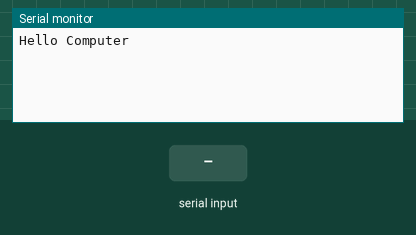
Simulated run of this sketch. Board: Arduino Mega 2560, built with avr-gcc and run on an emulated ATmega2560. Parts: the last lines printed to the serial monitor. The inputs (shaded band) are chosen by the test bench.

Above: at 1.2 s.
1.3 s: "90,45\n" received over the second serial link
At 1.7 s:
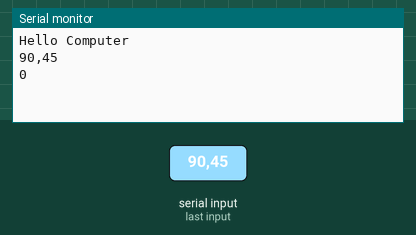
2.8 s: "30,150\n" received over the second serial link
At 4.0 s:
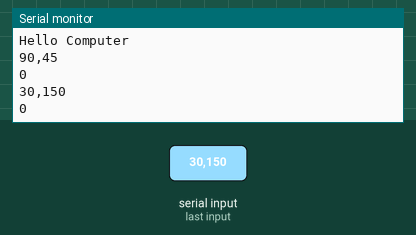

The sketch:

testRicezioneBT.ino
```cpp
void setup() {
  Serial.begin(9600);
  Serial2.begin(115200);
  Serial2.setTimeout(20);
  Serial.println("Hello Computer");
}

void loop()
{
  String message = Serial2.readStringUntil('\n');
  if (message.length() > 0)
  {
    Serial.println(message);
    int lenghtMessage = getLenghtBeforeCheckSum(message, ';');
    int numberSeparators = homManySeparator(message, ';');
    int checksum = getValueStringSplitter(message, ';', numberSeparators).toInt();

    char bufferChar[lenghtMessage];
    message.toCharArray(bufferChar, lenghtMessage);

    int sum = 0;
    for (int i = 0; i <  lenghtMessage; i++)
    {
      sum += bufferChar[i];
    }


    int myCheckSum = sum % 100;

    Serial.println(myCheckSum);
  }

  delay(20);
}


int homManySeparator(String data, char separator)
{
  int s = 0;
  for (int i = 0; i < data.length(); i++)
    if (data.charAt(i) == separator)
      s++;
  return s;
}


int getLenghtBeforeCheckSum(String data, char separator)
{
  int l = -1;

  for (int i = 0; i < data.length(); i++)
    if (data.charAt(i) == separator)
      l = i;
  return (l + 1);
}


String getValueStringSplitter(String data, char separator, int index)
{
  int found = 0;
  int strIndex[] = {0, -1};
  int maxIndex = data.length() - 1;

  for (int i = 0; i <= maxIndex && found <= index; i++) {
    if (data.charAt(i) == separator || i == maxIndex) {
      found++;
      strIndex[0] = strIndex[1] + 1;
      strIndex[1] = (i == maxIndex) ? i + 1 : i;
    }
  }
  return found > index ? data.substring(strIndex[0], strIndex[1]) : "";
}
```

Measured:
- after the input at 1.3 s, the serial monitor: prints a new line at once (image 1)
- after the input at 2.8 s, the serial monitor: prints a new line at once (image 2)
